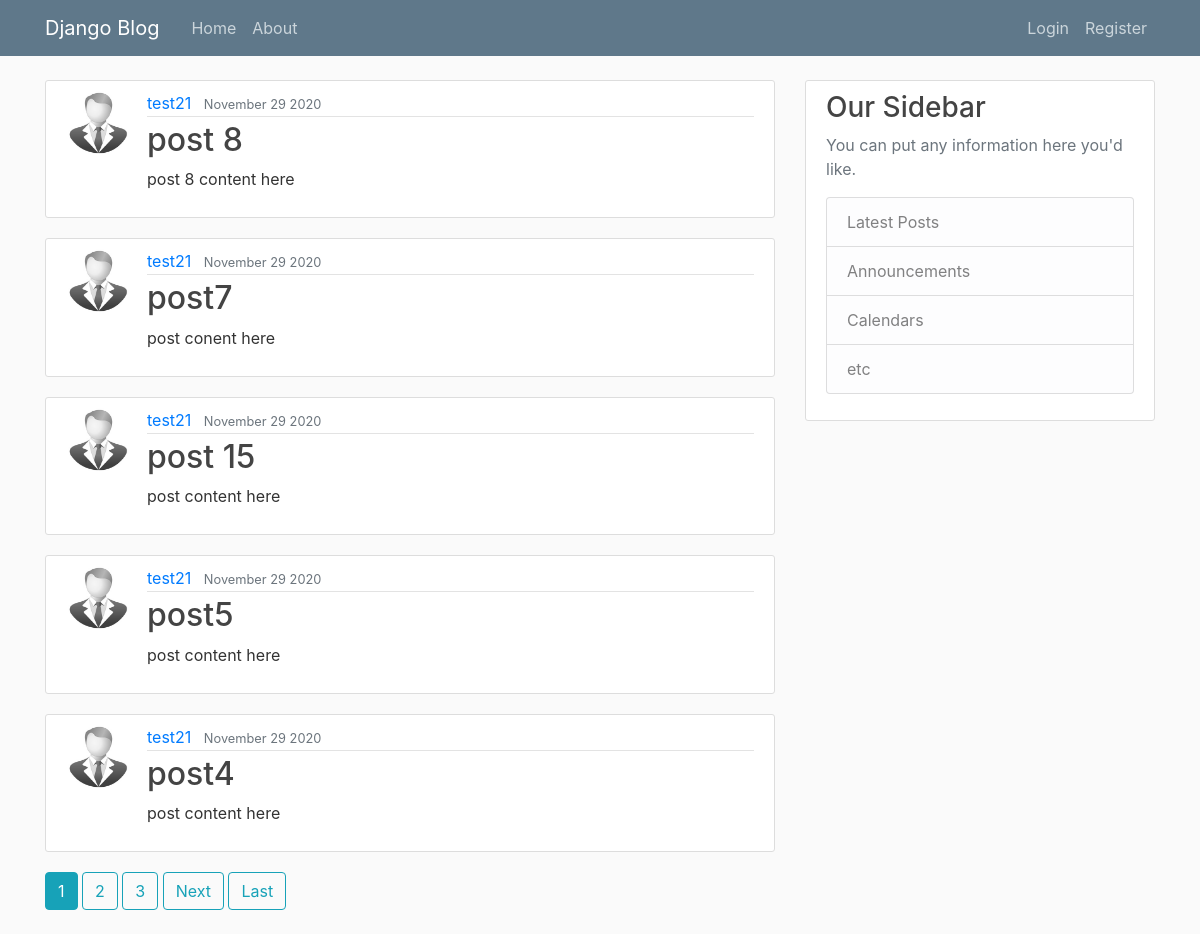
Screenshot of /blog/ with the database file from the repository.
### blog/models.py (models this page shows, shortened)
class Post(models.Model):
    title=models.CharField(max_length=50)
    content=models.TextField()
    date_posted=models.DateTimeField(default=timezone.now)
    author=models.ForeignKey(User,on_delete=models.CASCADE)

### users/models.py (models this page shows, shortened)
class profile(models.Model):
    user=models.OneToOneField(User,on_delete=models.CASCADE,related_name="profile")
    image=models.ImageField(default="default.jpg",upload_to='profile_pics')

### blog/views.py (the view)
# urls.py: path("",PostListView.as_view(),name="blog-home"),
class PostListView(ListView):
    model =  Post
    template_name = 'blog/home.html'  # object_list
    context_object_name = 'posts'
    ordering = ['-date_posted']
    paginate_by = 5

### blog/templates/blog/home.html (shortened to what this page needs)
{% extends "blog/layout.html" %}
{% block content %}
    {% for post in posts  %}
       <article class="media content-section">
           <img class="rounded-circle article-img" src="{{ post.author.profile.image.url }}" alt="">
      <div class="media-body">
        <div class="article-metadata">
          <a class="mr-2" href="{% url 'user-post' post.author.username %}">{{ post.author }}</a>
          <small class="text-muted">{{ post.date_posted | date:"F d  Y"}}</small>
        </div>
        <h2><a class="article-title" href="{% url 'post-detail' post.id %}">{{ post.title }}</a></h2>
        <p class="article-content">{{ post.content }}</p>
      </div>
    </article>
    {% endfor  %}
    {% if is_paginated %}
        {% for num in page_obj.paginator.page_range %}
                {% if num == page_obj.number %}
                    <a class="btn btn-info mb-4" href="?page={{ num }}">{{ num }}</a>
                {% elif num > page_obj.number|add:'-3' and num < page_obj.number|add:'3'  %}
                    <a class="btn btn-outline-info mb-4" href="?page={{ num }}">{{ num }}</a>
                {% endif %}
        {% endfor %}
        {% if page_obj.has_next %}
            <a class="btn btn-outline-info mb-4" href="?page={{ page_obj.next_page_number }}">Next</a>
            <a class="btn btn-outline-info mb-4" href="?page={{ page_obj.paginator.num_pages }}"> Last</a>
        {% endif %}
    {% endif %}
{% endblock  %}

### blog/templates/blog/layout.html (shortened to what this page needs)
{% load static %}
<!DOCTYPE html>
<html lang="en">
<head>
    <link rel="stylesheet" href="https://cdn.jsdelivr.net/npm/bootstrap@4.5.3/dist/css/bootstrap.min.css">
    <link rel="stylesheet" href="{% static 'main.css' %}">
</head>
<body>
    <header class="site-header">
      <nav class="navbar navbar-expand-md navbar-dark bg-steel fixed-top">
        <div class="container">
          <a class="navbar-brand mr-4" href="/">Django Blog</a>
          <div class="collapse navbar-collapse" id="navbarToggle">
            <div class="navbar-nav mr-auto">
              <a class="nav-item nav-link" href="{% url 'blog-home' %}">Home</a>
              <a class="nav-item nav-link" href="{% url 'blog-about' %}">About</a>
            </div>
            <div class="navbar-nav">
                {% if user.is_authenticated %}
                       <a class="nav-item nav-link" href="{% url 'post-create' %}">New Post</a>
                       <a class="nav-item nav-link" href="{% url 'logout' %}">Logout</a>
                       <a class="nav-item nav-link" href="{% url 'profile' %}">Profile</a>
                {% else  %}
                    <a class="nav-item nav-link" href="{% url 'login' %}">Login</a>
                    <a class="nav-item nav-link" href="{% url 'register' %}">Register</a>
                {% endif %}
            </div>
          </div>
        </div>
      </nav>
    </header>
    <main role="main" class="container">
      <div class="row">
        <div class="col-md-8">
            {% block content %}{% endblock %}
        </div>
        <div class="col-md-4">
          <div class="content-section">
            <h3>Our Sidebar</h3>
            <p class='text-muted'>You can put any information here you'd like.
              <ul class="list-group">
                <li class="list-group-item list-group-item-light">Latest Posts</li>
                <li class="list-group-item list-group-item-light">Announcements</li>
                <li class="list-group-item list-group-item-light">Calendars</li>
                <li class="list-group-item list-group-item-light">etc</li>
              </ul>
            </p>
          </div>
        </div>
      </div>
    </main>
</body>
</html>

### blog/static/main.css (style rules this page uses)
body { background: #fafafa; color: #333333; margin-top: 5rem; }
h1, h2, h3, h4, h5, h6 { color: #444444; }
ul { margin: 0; }
.bg-steel { background-color: #5f788a; }
.site-header .navbar-nav .nav-link { color: #cbd5db; }
.content-section { background: #ffffff; padding: 10px 20px; border: 1px solid #dddddd; border-radius: 3px; margin-bottom: 20px; }
.article-title { color: #444444; }
.article-content { white-space: pre-line; }
.article-img { height: 65px; width: 65px; margin-right: 16px; }
.article-metadata { padding-bottom: 1px; margin-bottom: 4px; border-bottom: 1px solid #e3e3e3 }

### rows the page displays
Post: author.profile.image (placeholder picture), author "test21", date_posted "November 29 2020", title "post 8", content "post 8 content here"
Post: author.profile.image (placeholder picture), author "test21", date_posted "November 29 2020", title "post7", content "post conent here"
Post: author.profile.image (placeholder picture), author "test21", date_posted "November 29 2020", title "post 15", content "post content here"
Post: author.profile.image (placeholder picture), author "test21", date_posted "November 29 2020", title "post5", content "post content here"
Post: author.profile.image (placeholder picture), author "test21", date_posted "November 29 2020", title "post4", content "post content here"

### other values shown
{{ num }} "1"
{{ num }} "2" "3"
